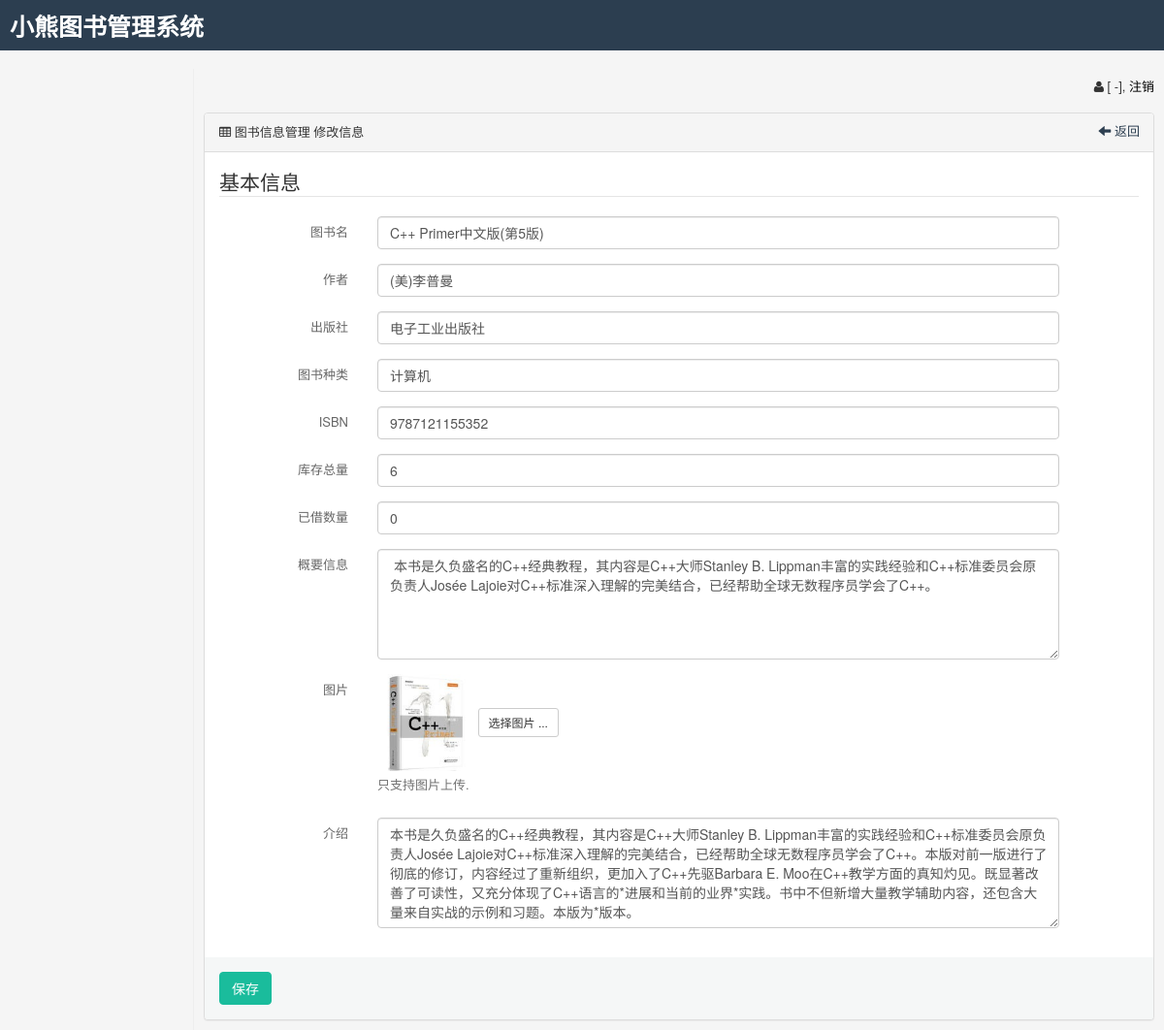
Screenshot of /libsys/adminpanel/bookadmin/edit/8 with the database file from the repository.
### tables this page shows
CREATE TABLE `t_aci_bookadmin` (
  `book_name` varchar(250) DEFAULT NULL COMMENT '图书名',
  `book_author` varchar(250) DEFAULT NULL COMMENT '作者',
  `book_publishing` varchar(250) DEFAULT NULL COMMENT '出版社',
  `book_class` varchar(250) DEFAULT NULL COMMENT '图书种类',
  `book_no` varchar(250) DEFAULT NULL COMMENT 'ISBN',
  `create_user` varchar(50) DEFAULT NULL COMMENT '创建人',
  `book_total` int(11) DEFAULT '0' COMMENT '库存总量',
  `book_borrowed` int(11) DEFAULT '0' COMMENT '已借数量',
  `create_date` varchar(50) DEFAULT NULL COMMENT '创建日期',
  `abstract` text COMMENT '概要信息',
  `picture_show` varchar(250) DEFAULT NULL COMMENT '图片',
  `description` text COMMENT '介绍',
  `bookadmin_id` int(11) unsigned NOT NULL AUTO_INCREMENT,
  PRIMARY KEY (`bookadmin_id`)
);

### libsys/application/core/MY_Controller.php (called while the page is built, shortened)
<?php
class Member_Controller extends Front_Controller {
    protected function nav_menu($parent_id, $with_self = 0, $show_where = 0) {
        $array = array();
        return $array;
    }
}
class Admin_Controller extends Member_Controller {
    protected function view($view_file, $sub_page_data = NULL, $cache = false) {
        $view_file = $this->page_data['folder_name'] . DIRECTORY_SEPARATOR . $this->page_data['controller_name'] . DIRECTORY_SEPARATOR . $view_file;
        $page_data['current_member_id'] = $this->user_id;
        $page_data['current_member_groupid'] = $this->group_id;
        $menu_data = $this->nav_menu(0, 0, 1);
        $page_data['sub_menu_data'] = NULL;
        $page_data['current_pos'] = "";
        $menu_id = 0;
        $third_menu_id = 0;
        $page_data['menu_data'] = $sub_page_data['menu_data'] = $menu_data;
        $page_data['current_pos'] = $this->current_pos($menu_id);
        $page_data['third_menu_id'] = $third_menu_id;
        $page_data['sub_page'] = $this->load->view(reduce_double_slashes($view_file), $sub_page_data, true);
        $this->load->view('adminpanel/header', $page_data);
        $this->load->view('adminpanel/index', $page_data);
        $this->load->view('adminpanel/footer', $page_data);
    }
}

### libsys/application/controllers/adminpanel/Bookadmin.php (called while the page is built, shortened)
<?php
class Bookadmin extends Admin_Controller {
    function _process_datacorce_value($v, $is_edit_model = false) {
        return $v;
    }
    function edit($id = 0) {
        $id = intval($id);
        $data_info = $this->bookadmin_model->get_one(array('bookadmin_id' => $id));
        if ($this->input->is_ajax_request()) {
            if (!$data_info)
                exit(json_encode(array('status' => false, 'tips' => '信息不存在')));
            $_arr['book_name'] = isset($_POST["book_name"]) ? trim(safe_replace($_POST["book_name"])) : exit(json_encode(array('status' => false, 'tips' => '图书名 必须填写')));
            if ($_arr['book_name'] == '')
                exit(json_encode(array('status' => false, 'tips' => '图书名 必须填写')));
            $_arr['book_author'] = isset($_POST["book_author"]) ? trim(safe_replace($_POST["book_author"])) : exit(json_encode(array('status' => false, 'tips' => '作者 必须填写')));
            if ($_arr['book_author'] == '')
                exit(json_encode(array('status' => false, 'tips' => '作者 必须填写')));
            $_arr['book_publishing'] = isset($_POST["book_publishing"]) ? trim(safe_replace($_POST["book_publishing"])) : exit(json_encode(array('status' => false, 'tips' => '出版社 必须填写')));
            if ($_arr['book_publishing'] == '')
                exit(json_encode(array('status' => false, 'tips' => '出版社 必须填写')));
            $_arr['book_class'] = isset($_POST["book_class"]) ? trim(safe_replace($_POST["book_class"])) : exit(json_encode(array('status' => false, 'tips' => '图书种类 必须填写')));
            if ($_arr['book_class'] == '')
                exit(json_encode(array('status' => false, 'tips' => '图书种类 必须填写')));
            $_arr['book_no'] = isset($_POST["book_no"]) ? trim(safe_replace($_POST["book_no"])) : exit(json_encode(array('status' => false, 'tips' => 'ISBN 必须填写')));
            if ($_arr['book_no'] == '')
                exit(json_encode(array('status' => false, 'tips' => 'ISBN 必须填写')));
            $_arr['create_user'] = isset($this->user_id) ? $this->user_id : 0;
            $_arr['book_total'] = isset($_POST["book_total"]) ? trim(safe_replace($_POST["book_total"])) : exit(json_encode(array('status' => false, 'tips' => '库存总量 必须填写')));
            if ($_arr['book_total'] == '')
                exit(json_encode(array('status' => false, 'tips' => '库存总量 必须填写')));
            if ($_arr['book_total'] != '') {
                if (!is_number($_arr['book_total']))
                    exit(json_encode(array('status' => false, 'tips' => '请输入 库存总量')));
            }
            $_arr['book_borrowed'] = isset($_POST["book_borrowed"]) ? trim(safe_replace($_POST["book_borrowed"])) : '';
            if ($_arr['book_borrowed'] != '') {
                if (!is_number($_arr['book_borrowed']))
                    exit(json_encode(array('status' => false, 'tips' => '请输入 已借数量')));
            }
            $_arr['create_date'] = date('Y-m-d H:i:s');
            $_arr['abstract'] = isset($_POST["abstract"]) ? trim(safe_replace($_POST["abstract"])) : '';
            $_arr['picture_show'] = isset($_POST["picture_show"]) ? trim(safe_replace($_POST["picture_show"])) : '';
            $_arr['description'] = isset($_POST["description"]) ? trim(safe_replace($_POST["description"])) : '';
            $status = $this->bookadmin_model->update($_arr, array('bookadmin_id' => $id));
            if ($status) {
                exit(json_encode(array('status' => true, 'tips' => '信息修改成功')));
            } else {
                exit(json_encode(array('status' => false, 'tips' => '信息修改失败')));
            }
        } else {
            $data_info = $this->_process_datacorce_value($data_info, true);
            $this->view('edit', array('require_js' => true, 'data_info' => $data_info, 'is_edit' => true, 'id' => $id));
        }
    }
}
?>

### libsys/index.php (called while the page is built, shortened)
<?php
require_once BASEPATH.'core/CodeIgniter.php';

### libsys/application/core/MY_Model.php (called while the page is built, shortened)
<?php
class Base_Model extends MY_Model {
    protected $table_name = '';
    public $db_tablepre = 't_sys_';
    function __construct() {
        $this->table_name = $this->db_tablepre . $this->table_name;
    }
    final public function select($where = '', $data = '*', $limit = '', $order = '', $group = '', $key = '') {
        $data = str_replace("，", ",", $data);
        $this->db->select($data);
        if (!empty($limit)) {
            $limit_arr = explode(",", $limit);
            if (count($limit_arr) == 1)
                $this->db->limit($limit);
            else
                $this->db->limit($limit_arr[1], $limit_arr[0]);
        }
        $this->db->from($this->table_name);
        $datalist = array();
        $Q = $this->db->get();
        if ($Q->num_rows() > 0) {
            foreach ($Q->result_array() as $rs) {
                if ($key) {
                    $datalist[$rs[$key]] = $rs;
                } else {
                    $datalist[] = $rs;
                }
            }
        }
        return $datalist;
    }
    final public function get_one($where = '', $data = '*', $order = '', $group = '') {
        $datainfo = $this->select($where, $data, '1', $order, $group);
        if (count($datainfo) > 0)
            $datainfo = $datainfo[0];
        return $datainfo;
    }
}

### libsys/application/models/Bookadmin_model.php (called while the page is built, shortened)
<?php
class Bookadmin_model extends Base_Model {
    function __construct()
	{
    	$this->db_tablepre = 't_aci_';
    	$this->table_name = 'bookadmin';
	}
        }
?>

### libsys/application/helpers/global_helper.php (called while the page is built, shortened)
<?php
if (!function_exists('thumb')) {
    if (!function_exists('getcache')) {
        function getcache($cache_name) {
            global $CI;
            if (!isset($CI))
                $CI = & get_instance();
            return $CI->cache->file->get($cache_name);
        }
    }
}

### libsys/application/helpers/member_helper.php (called while the page is built, shortened)
<?php
if (!function_exists('group_name')) {
    function group_name($s) {
        $all_groups = getcache("cache_member_group");
        return isset($all_groups[$s]) ? $all_groups[$s]['role_name'] : "-";
    }
}

### libsys/application/views/adminpanel/bookadmin/edit.php (the view, shortened to what this page needs)
<form class="form-horizontal" role="form" id="validateform" name="validateform" action="<?php echo base_url('adminpanel/bookadmin/edit')?>" >
	<div class='panel panel-default '>
		<div class='panel-heading'>
			<i class='fa fa-table'></i> 图书信息管理 修改信息
			<div class='panel-tools'>
				<div class='btn-group'>
					<a class="btn " href="<?php echo base_url('adminpanel/bookadmin')?>"><span class="glyphicon glyphicon-arrow-left"></span> 返回 </a>
				</div>
			</div>
		</div>
		<div class='panel-body '>
								<fieldset>
						<legend>基本信息</legend>
	<div class="form-group">
				<label for="book_name" class="col-sm-2 control-label form-control-static">图书名</label>
				<div class="col-sm-9 ">
					<input type="text" name="book_name"  id="book_name"  value='<?php echo isset($data_info['book_name'])?$data_info['book_name']:'' ?>'  class="form-control validate[required]"  placeholder="请输入图书名" >
				</div>
			</div>
	<div class="form-group">
				<label for="book_author" class="col-sm-2 control-label form-control-static">作者</label>
				<div class="col-sm-9 ">
					<input type="text" name="book_author"  id="book_author"  value='<?php echo isset($data_info['book_author'])?$data_info['book_author']:'' ?>'  class="form-control validate[required]"  placeholder="请输入作者" >
				</div>
			</div>
	<div class="form-group">
				<label for="book_publishing" class="col-sm-2 control-label form-control-static">出版社</label>
				<div class="col-sm-9 ">
					<input type="text" name="book_publishing"  id="book_publishing"  value='<?php echo isset($data_info['book_publishing'])?$data_info['book_publishing']:'' ?>'  class="form-control validate[required]"  placeholder="请输入出版社" >
				</div>
			</div>
	<div class="form-group">
				<label for="book_class" class="col-sm-2 control-label form-control-static">图书种类</label>
				<div class="col-sm-9 ">
					<input type="text" name="book_class"  id="book_class"  value='<?php echo isset($data_info['book_class'])?$data_info['book_class']:'' ?>'  class="form-control validate[required]"  placeholder="请输入图书种类" >
				</div>
			</div>
	<div class="form-group">
				<label for="book_no" class="col-sm-2 control-label form-control-static">ISBN</label>
				<div class="col-sm-9 ">
					<input type="text" name="book_no"  id="book_no"  value='<?php echo isset($data_info['book_no'])?$data_info['book_no']:'' ?>'  class="form-control validate[required]"  placeholder="请输入ISBN" >
				</div>
			</div>
	<div class="form-group">
				<label for="book_total" class="col-sm-2 control-label form-control-static">库存总量</label>
				<div class="col-sm-9 ">
					<input type="number" name="book_total"  id="book_total"  value='<?php echo isset($data_info['book_total'])?$data_info['book_total']:'' ?>'   class="form-control  validate[required,custom[integer]]" placeholder="请输入库存总量" >
				</div>
			</div>
	<div class="form-group">
				<label for="book_borrowed" class="col-sm-2 control-label form-control-static">已借数量</label>
				<div class="col-sm-9 ">
					<input type="number" name="book_borrowed"  id="book_borrowed"  value='<?php echo isset($data_info['book_borrowed'])?$data_info['book_borrowed']:'' ?>'   class="form-control validate[custom[integer]]" placeholder="请输入已借数量" >
				</div>
			</div>
	<div class="form-group">
				<label for="abstract" class="col-sm-2 control-label form-control-static">概要信息</label>
				<div class="col-sm-9 ">
					<textarea name="abstract"  id="abstract"  cols="45" rows="5" class="form-control " placeholder="请输入概要信息" > <?php echo isset($data_info['abstract'])?$data_info['abstract']:'' ?></textarea>
				</div>
			</div>
	<div class="form-group">
				<label for="picture_show" class="col-sm-2 control-label form-control-static">图片</label>
				<div class="col-sm-9 ">
					<a id="picture_show_a"  ><img  width="100" id="picture_show_SRC" border="1" src="<?php echo SITE_URL?><?php echo isset($data_info["picture_show"])?BOOK_PIC.$data_info["picture_show"]:"images/nopic.gif" ?>"/></a>
 <a id="picture_show_b" class="btn btn-default btn-sm" > 选择图片 ...</a><span class="help-block">只支持图片上传.</span>
				</div>
			</div>
	<div class="form-group">
				<label for="description" class="col-sm-2 control-label form-control-static">介绍</label>
				<div class="col-sm-9 ">
					<textarea name="description"  id="description"  cols="45" rows="5" class="form-control " placeholder="请输入介绍" ><?php echo isset($data_info['description'])?$data_info['description']:'' ?></textarea>
				</div>
			</div>
											</fieldset>
							<div class='form-actions'>
				<button class='btn btn-primary ' type='submit' id="dosubmit">保存</button>
			</div>
</form>

### libsys/application/views/adminpanel/index.php (shortened to what this page needs)
<?php if (!isset($hidden_menu)): ?>
    <div class="white-bg">
        <nav class="navbar navbar-default navbar-fixed-top" role="navigation">
            <div class="container-fluid">
                <div class="navbar-header">
                    <a class="navbar-brand" href="#"><?php echo SITE_NAME ?></a>
                </div>
                <div id="navbar" class="navbar-collapse collapse">
                </div>
            </div>
        </nav>
        <div class="container-fluid">
            <div class="row">
                <div class="col-sm-3 col-md-2 sidebar">
                </div>
                <div class="col-sm-9 col-sm-offset-3 col-md-10 col-md-offset-2" style="padding:0px;padding-top: 80px; ">
                    <div class="text-right pull-right" style="padding-right: 10px;"> <i class="fa fa-user"></i> <?php echo $this->user_name ?> [ <?php echo group_name($this->group_id) ?>], <a href="<?php echo base_url('adminpanel/manage/logout') ?>">注销</a></div>
                    <ul class='breadcrumb' id='breadcrumb'>
                    </ul>
                    <div style="padding: 0px 10px">
                        <?php echo $sub_page ?>
                    </div>
                </div>
            </div>
        </div>
    </div>
<?php endif; ?>

### libsys/css/adminpanel/style.css (style rules this page uses)
html, body { height: 100%; }
a { color:black; }
body { background-color: #F5F5F5; font-family: "Helvetica Neue", Helvetica, Microsoft Yahei, Hiragino Sans GB, WenQuanYi Micro Hei, sans-serif; font-size: 13px; }
.btn-primary { background-color: #1ABC9C; border:1px solid #1ABC9C; }
.navbar-fixed-top { border: 0; }
.sidebar { display: none; }
@media (min-width: 768px) { .sidebar { position: fixed; top: 71px; bottom: 0; left: 0; z-index: 1000; display: block; padding: 20px; overflow-x: hidden; overflow-y: auto; background-color: #F5F5F5; border-right: 1px solid #eee; } }
.mai-table th, .control-label { font-weight: normal; color: #666 }
.navbar-default { background-color: #2C3E50; color: white; border-bottom: 2px solid #2C3E50; }
.navbar-default .navbar-brand { color: white; background-image: none; background-repeat: none; padding-left: 10px; font-family: "Arial","黑体"; font-size: 25px; padding-top: 18px; font-weight: bold; }
.panel-default { margin-bottom: 10px; }
.panel .panel-tools { float: right; margin-top: -4px; margin-right: -8px }
.panel .panel-tools .btn-group { margin-top: -6px }
.panel .panel-tools .btn-group, .panel .panel-tools .label, .panel .panel-tools .badge { float: right; display: inline-block }
.panel .panel-tools .btn { padding: 8px 6px; font-weight: 200; font-size: 1em; color: #2c3e50 }
form .form-actions { background-color:#f5f7f7;margin:15px -15px -15px;padding:15px;-moz-border-radius-bottomleft:4px;-webkit-border-bottom-left-radius:4px;border-bottom-left-radius:4px;-moz-border-radius-bottomright:4px;-webkit-border-bottom-right-radius:4px;border-bottom-right-radius:4px }

### rows the page displays
t_aci_bookadmin: book_borrowed "-", book_name "C++ Primer中文版(第5版)", book_author "(美)李普曼", book_publishing "电子工业出版社", book_class "计算机", book_no "9787121155352", book_total "6", book_borrowed "0", abstract "本书是久负盛名的C++经典教程，其内容是C++大师Stanley B. Lippman丰富的实践经验和C++标准委员会原负责人Josée Lajoie对C++标准深入理解的完美结合，已经帮助全球无数程序员学会了C++。", picture_show (picture), description "本书是久负盛名的C++经典教程，其内容是C++大师Stanley B. Lippman丰富的实践经验和C++标准委员会原负责人Josée Lajoie对C++标准深入理解的完美结合，已经帮助全球无数程序员学会了C++。本版对前一版进行了彻底的修订，内容经过了重新组织，更加入了C++先驱Barbara E. Moo在C++教学方面的真知灼见。既显著改善了可读性，又充分体现了C++语言的*进展和当前的业界*实践。书中不但新增大量教学辅助内容，还包含大量来自实战的示例和习题。本版为*版本。"

### other values shown
SITE_NAME "小熊图书管理系统"
